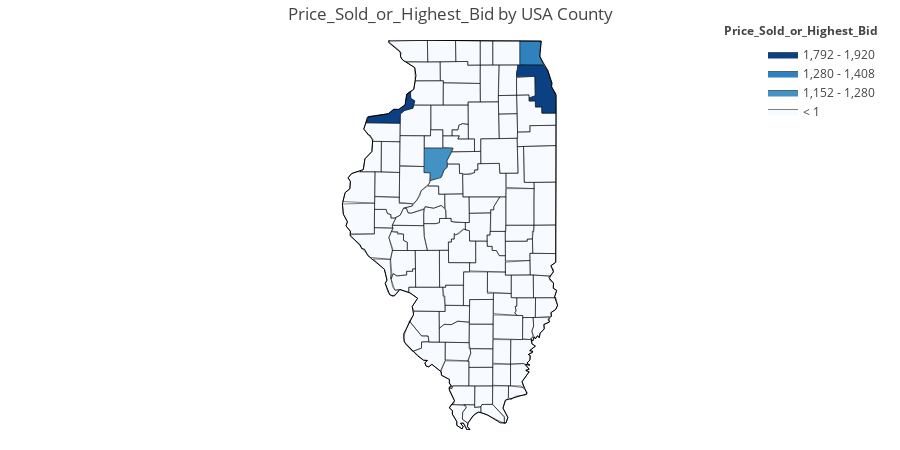

The notebook cell saved with this chart:
### Code cell
states = ['IL']
filtred = geo_plot_county(out_df,states,make,model,model_year,auction_year)

### Figure 1 — Plotly figure (JSON) as saved in the notebook; plotly's stock layout.template omitted (floating-point values rounded to 4 significant figures; data arrays with more than 128 entries replaced by an {"elided": "..."} marker saying what was removed)
{"data": [{"fill": "toself", "fillcolor": "#f7fbff", "hoverinfo": "none", "line": {"color": "black", "width": 0.5}, "mode": "lines", "name": "< 1", "type": "scatter", "x": {"elided": "997 float values"}, "y": {"elided": "997 float values"}}, {"fill": "toself", "fillcolor": "#ebf3fb", "hoverinfo": "none", "line": {"color": "black", "width": 0.5}, "mode": "lines", "name": "1 - 128", "type": "scatter", "x": [], "y": []}, {"fill": "toself", "fillcolor": "#deebf7", "hoverinfo": "none", "line": {"color": "black", "width": 0.5}, "mode": "lines", "name": "128 - 256", "type": "scatter", "x": [], "y": []}, {"fill": "toself", "fillcolor": "#d2e3f3", "hoverinfo": "none", "line": {"color": "black", "width": 0.5}, "mode": "lines", "name": "256 - 384", "type": "scatter", "x": [], "y": []}, {"fill": "toself", "fillcolor": "#c6dbef", "hoverinfo": "none", "line": {"color": "black", "width": 0.5}, "mode": "lines", "name": "384 - 512", "type": "scatter", "x": [], "y": []}, {"fill": "toself", "fillcolor": "#b3d2e9", "hoverinfo": "none", "line": {"color": "black", "width": 0.5}, "mode": "lines", "name": "512 - 640", "type": "scatter", "x": [], "y": []}, {"fill": "toself", "fillcolor": "#9ecae1", "hoverinfo": "none", "line": {"color": "black", "width": 0.5}, "mode": "lines", "name": "640 - 768", "type": "scatter", "x": [], "y": []}, {"fill": "toself", "fillcolor": "#85bcdb", "hoverinfo": "none", "line": {"color": "black", "width": 0.5}, "mode": "lines", "name": "768 - 896", "type": "scatter", "x": [], "y": []}, {"fill": "toself", "fillcolor": "#6baed6", "hoverinfo": "none", "line": {"color": "black", "width": 0.5}, "mode": "lines", "name": "896 - 1,024", "type": "scatter", "x": [], "y": []}, {"fill": "toself", "fillcolor": "#57a0ce", "hoverinfo": "none", "line": {"color": "black", "width": 0.5}, "mode": "lines", "name": "1,024 - 1,152", "type": "scatter", "x": [], "y": []}, {"fill": "toself", "fillcolor": "#4292c6", "hoverinfo": "none", "line": {"color": "black", "width": 0.5}, "mode": "lines", "name": "1,152 - 1,280", "type": "scatter", "x": [-89.99, -89.99, -89.45, -89.56, -89.56, -89.62, -89.68, -89.87, -89.87, -89.99, null], "y": [40.63, 40.97, 40.97, 40.79, 40.7, 40.66, 40.55, 40.51, 40.62, 40.63, null]}, {"fill": "toself", "fillcolor": "#3082be", "hoverinfo": "none", "line": {"color": "black", "width": 0.5}, "mode": "lines", "name": "1,280 - 1,408", "type": "scatter", "x": [-88.2, -88.2, -87.8, -87.83, -87.76, -88.2, -88.2, null], "y": [42.18, 42.5, 42.49, 42.3, 42.15, 42.15, 42.18, null]}, {"fill": "toself", "fillcolor": "#2171b5", "hoverinfo": "none", "line": {"color": "black", "width": 0.5}, "mode": "lines", "name": "1,408 - 1,536", "type": "scatter", "x": [], "y": []}, {"fill": "toself", "fillcolor": "#1361a9", "hoverinfo": "none", "line": {"color": "black", "width": 0.5}, "mode": "lines", "name": "1,536 - 1,664", "type": "scatter", "x": [], "y": []}, {"fill": "toself", "fillcolor": "#08519c", "hoverinfo": "none", "line": {"color": "black", "width": 0.5}, "mode": "lines", "name": "1,664 - 1,792", "type": "scatter", "x": [], "y": []}, {"fill": "toself", "fillcolor": "#0b4083", "hoverinfo": "none", "line": {"color": "black", "width": 0.5}, "mode": "lines", "name": "1,792 - 1,920", "type": "scatter", "x": [-88.26, -88.24, -87.76, -87.68, -87.6, -87.61, -87.53, -87.53, -87.79, -87.79, -87.91, -87.91, -88.03, -88.03, -87.91, -87.92, -88.26, -88.26, null, -91.07, -91.03, -90.66, -90.56, -90.46, -90.34, -90.32, -90.24, -90.24, -90.16, -90.2, -90.35, -90.43, -90.43, -91.07, null], "y": [42.02, 42.15, 42.15, 42.08, 41.9, 41.85, 41.75, 41.47, 41.47, 41.56, 41.56, 41.64, 41.64, 41.69, 41.72, 41.99, 41.99, 42.02, null, 41.33, 41.42, 41.46, 41.52, 41.52, 41.59, 41.73, 41.78, 41.68, 41.64, 41.54, 41.51, 41.46, 41.33, 41.33, null]}, {"fill": "toself", "fillcolor": "#08306b", "hoverinfo": "none", "line": {"color": "black", "width": 0.5}, "mode": "lines", "name": "> 1,920", "type": "scatter", "x": [], "y": []}, {"hoverinfo": "text", "legendgroup": "centroids", "marker": {"color": "white", "opacity": 0}, "mode": "markers", "name": "US Counties", "selected": {"marker": {"opacity": 0}}, "showlegend": false, "text": ["County: Cook<br>State: Illinois<br>FIPS: 17031<br>Value: 1920.0", "County: Lake<br>State: Illinois<br>FIPS: 17097<br>Value: 1310.0", "County: Peoria<br>State: Illinois<br>FIPS: 17143<br>Value: 1244.0", "County: Rock Island<br>State: Illinois<br>FIPS: 17161<br>Value: 1821.0", "County: Adams<br>State: Illinois<br>FIPS: 17001<br>Value: 0", "County: Alexander<br>State: Illinois<br>FIPS: 17003<br>Value: 0", "County: Bond<br>State: Illinois<br>FIPS: 17005<br>Value: 0", "County: Boone<br>State: Illinois<br>FIPS: 17007<br>Value: 0", "County: Brown<br>State: Illinois<br>FIPS: 17009<br>Value: 0", "County: Bureau<br>State: Illinois<br>FIPS: 17011<br>Value: 0", "County: Calhoun<br>State: Illinois<br>FIPS: 17013<br>Value: 0", "County: Carroll<br>State: Illinois<br>FIPS: 17015<br>Value: 0", "County: Cass<br>State: Illinois<br>FIPS: 17017<br>Value: 0", "County: Champaign<br>State: Illinois<br>FIPS: 17019<br>Value: 0", "County: Christian<br>State: Illinois<br>FIPS: 17021<br>Value: 0", "County: Clark<br>State: Illinois<br>FIPS: 17023<br>Value: 0", "County: Clay<br>State: Illinois<br>FIPS: 17025<br>Value: 0", "County: Clinton<br>State: Illinois<br>FIPS: 17027<br>Value: 0", "County: Coles<br>State: Illinois<br>FIPS: 17029<br>Value: 0", "County: Crawford<br>State: Illinois<br>FIPS: 17033<br>Value: 0", "County: Cumberland<br>State: Illinois<br>FIPS: 17035<br>Value: 0", "County: DeKalb<br>State: Illinois<br>FIPS: 17037<br>Value: 0", "County: De Witt<br>State: Illinois<br>FIPS: 17039<br>Value: 0", "County: Douglas<br>State: Illinois<br>FIPS: 17041<br>Value: 0", "County: DuPage<br>State: Illinois<br>FIPS: 17043<br>Value: 0", "County: Edgar<br>State: Illinois<br>FIPS: 17045<br>Value: 0", "County: Edwards<br>State: Illinois<br>FIPS: 17047<br>Value: 0", "County: Effingham<br>State: Illinois<br>FIPS: 17049<br>Value: 0", "County: Fayette<br>State: Illinois<br>FIPS: 17051<br>Value: 0", "County: Ford<br>State: Illinois<br>FIPS: 17053<br>Value: 0", "County: Franklin<br>State: Illinois<br>FIPS: 17055<br>Value: 0", "County: Fulton<br>State: Illinois<br>FIPS: 17057<br>Value: 0", "County: Gallatin<br>State: Illinois<br>FIPS: 17059<br>Value: 0", "County: Greene<br>State: Illinois<br>FIPS: 17061<br>Value: 0", "County: Grundy<br>State: Illinois<br>FIPS: 17063<br>Value: 0", "County: Hamilton<br>State: Illinois<br>FIPS: 17065<br>Value: 0", "County: Hancock<br>State: Illinois<br>FIPS: 17067<br>Value: 0", "County: Hardin<br>State: Illinois<br>FIPS: 17069<br>Value: 0", "County: Henderson<br>State: Illinois<br>FIPS: 17071<br>Value: 0", "County: Henry<br>State: Illinois<br>FIPS: 17073<br>Value: 0", "County: Iroquois<br>State: Illinois<br>FIPS: 17075<br>Value: 0", "County: Jackson<br>State: Illinois<br>FIPS: 17077<br>Value: 0", "County: Jasper<br>State: Illinois<br>FIPS: 17079<br>Value: 0", "County: Jefferson<br>State: Illinois<br>FIPS: 17081<br>Value: 0", "County: Jersey<br>State: Illinois<br>FIPS: 17083<br>Value: 0", "County: Jo Daviess<br>State: Illinois<br>FIPS: 17085<br>Value: 0", "County: Johnson<br>State: Illinois<br>FIPS: 17087<br>Value: 0", "County: Kane<br>State: Illinois<br>FIPS: 17089<br>Value: 0", "County: Kankakee<br>State: Illinois<br>FIPS: 17091<br>Value: 0", "County: Kendall<br>State: Illinois<br>FIPS: 17093<br>Value: 0", "County: Knox<br>State: Illinois<br>FIPS: 17095<br>Value: 0", "County: LaSalle<br>State: Illinois<br>FIPS: 17099<br>Value: 0", "County: Lawrence<br>State: Illinois<br>FIPS: 17101<br>Value: 0", "County: Lee<br>State: Illinois<br>FIPS: 17103<br>Value: 0", "County: Livingston<br>State: Illinois<br>FIPS: 17105<br>Value: 0", "County: Logan<br>State: Illinois<br>FIPS: 17107<br>Value: 0", "County: McDonough<br>State: Illinois<br>FIPS: 17109<br>Value: 0", "County: McHenry<br>State: Illinois<br>FIPS: 17111<br>Value: 0", "County: McLean<br>State: Illinois<br>FIPS: 17113<br>Value: 0", "County: Macon<br>State: Illinois<br>FIPS: 17115<br>Value: 0", "County: Macoupin<br>State: Illinois<br>FIPS: 17117<br>Value: 0", "County: Madison<br>State: Illinois<br>FIPS: 17119<br>Value: 0", "County: Marion<br>State: Illinois<br>FIPS: 17121<br>Value: 0", "County: Marshall<br>State: Illinois<br>FIPS: 17123<br>Value: 0", "County: Mason<br>State: Illinois<br>FIPS: 17125<br>Value: 0", "County: Massac<br>State: Illinois<br>FIPS: 17127<br>Value: 0", "County: Menard<br>State: Illinois<br>FIPS: 17129<br>Value: 0", "County: Mercer<br>State: Illinois<br>FIPS: 17131<br>Value: 0", "County: Monroe<br>State: Illinois<br>FIPS: 17133<br>Value: 0", "County: Montgomery<br>State: Illinois<br>FIPS: 17135<br>Value: 0", "County: Morgan<br>State: Illinois<br>FIPS: 17137<br>Value: 0", "County: Moultrie<br>State: Illinois<br>FIPS: 17139<br>Value: 0", "County: Ogle<br>State: Illinois<br>FIPS: 17141<br>Value: 0", "County: Perry<br>State: Illinois<br>FIPS: 17145<br>Value: 0", "County: Piatt<br>State: Illinois<br>FIPS: 17147<br>Value: 0", "County: Pike<br>State: Illinois<br>FIPS: 17149<br>Value: 0", "County: Pope<br>State: Illinois<br>FIPS: 17151<br>Value: 0", "County: Pulaski<br>State: Illinois<br>FIPS: 17153<br>Value: 0", "County: Putnam<br>State: Illinois<br>FIPS: 17155<br>Value: 0", "County: Randolph<br>State: Illinois<br>FIPS: 17157<br>Value: 0", "County: Richland<br>State: Illinois<br>FIPS: 17159<br>Value: 0", "County: St. Clair<br>State: Illinois<br>FIPS: 17163<br>Value: 0", "County: Saline<br>State: Illinois<br>FIPS: 17165<br>Value: 0", "County: Sangamon<br>State: Illinois<br>FIPS: 17167<br>Value: 0", "County: Schuyler<br>State: Illinois<br>FIPS: 17169<br>Value: 0", "County: Scott<br>State: Illinois<br>FIPS: 17171<br>Value: 0", "County: Shelby<br>State: Illinois<br>FIPS: 17173<br>Value: 0", "County: Stark<br>State: Illinois<br>FIPS: 17175<br>Value: 0", "County: Stephenson<br>State: Illinois<br>FIPS: 17177<br>Value: 0", "County: Tazewell<br>State: Illinois<br>FIPS: 17179<br>Value: 0", "County: Union<br>State: Illinois<br>FIPS: 17181<br>Value: 0", "County: Vermilion<br>State: Illinois<br>FIPS: 17183<br>Value: 0", "County: Wabash<br>State: Illinois<br>FIPS: 17185<br>Value: 0", "County: Warren<br>State: Illinois<br>FIPS: 17187<br>Value: 0", "County: Washington<br>State: Illinois<br>FIPS: 17189<br>Value: 0", "County: Wayne<br>State: Illinois<br>FIPS: 17191<br>Value: 0", "County: White<br>State: Illinois<br>FIPS: 17193<br>Value: 0", "County: Whiteside<br>State: Illinois<br>FIPS: 17195<br>Value: 0", "County: Will<br>State: Illinois<br>FIPS: 17197<br>Value: 0", "County: Williamson<br>State: Illinois<br>FIPS: 17199<br>Value: 0", "County: Winnebago<br>State: Illinois<br>FIPS: 17201<br>Value: 0", "County: Woodford<br>State: Illinois<br>FIPS: 17203<br>Value: 0"], "type": "scatter", "unselected": {"marker": {"opacity": 0}}, "x": [-87.82, -88.0, -89.76, -90.57, -91.19, -89.34, -89.44, -88.82, -90.75, -89.53, -90.67, -89.93, -90.25, -88.2, -89.28, -87.79, -88.49, -89.42, -88.22, -87.76, -88.24, -88.77, -88.9, -88.22, -88.09, -87.75, -88.05, -88.59, -89.02, -88.22, -88.92, -90.21, -88.23, -90.39, -88.42, -88.54, -91.16, -88.27, -90.93, -90.13, -87.82, -89.38, -88.15, -88.92, -90.36, -90.21, -88.88, -88.43, -87.86, -88.43, -90.21, -88.89, -87.73, -89.3, -88.56, -89.37, -90.68, -88.45, -88.85, -88.96, -89.92, -89.91, -88.92, -89.34, -89.92, -88.71, -89.8, -90.74, -90.18, -89.48, -90.2, -88.62, -89.32, -89.37, -88.59, -90.89, -88.56, -89.13, -89.29, -89.83, -88.09, -89.93, -88.54, -89.66, -90.62, -90.47, -88.81, -89.8, -89.66, -89.51, -89.26, -87.73, -87.84, -90.62, -89.41, -88.43, -88.18, -89.91, -87.98, -88.93, -89.16, -89.21], "y": [41.84, 42.32, 40.79, 41.47, 39.99, 37.19, 38.89, 42.32, 39.96, 41.4, 39.17, 42.07, 39.97, 40.14, 39.55, 39.33, 38.75, 38.61, 39.52, 39.0, 39.27, 41.89, 40.17, 39.77, 41.85, 39.68, 38.42, 39.06, 39.0, 40.6, 37.99, 40.47, 37.76, 39.36, 41.29, 38.08, 40.4, 37.52, 40.82, 41.35, 40.75, 37.79, 39.01, 38.3, 39.09, 42.37, 37.46, 41.94, 41.14, 41.59, 40.93, 41.34, 38.72, 41.75, 40.89, 40.12, 40.46, 42.32, 40.49, 39.86, 39.26, 38.83, 38.65, 41.03, 40.24, 37.22, 40.03, 41.21, 38.28, 39.23, 39.72, 39.64, 42.04, 38.08, 40.01, 39.62, 37.41, 37.22, 41.2, 38.05, 38.71, 38.47, 37.75, 39.76, 40.16, 39.64, 39.39, 41.09, 42.35, 40.51, 37.47, 40.18, 38.45, 40.85, 38.35, 38.43, 38.09, 41.76, 41.45, 37.73, 42.34, 40.79]}, {"hoverinfo": "text", "legendgroup": "States", "line": {"color": "black", "width": 1}, "mode": "lines", "showlegend": false, "type": "scatter", "x": [-91.51, -91.46, -91.37, -91.36, -91.41, -91.34, -91.12, -91.09, -90.96, -90.95, -91.11, -91.05, -90.66, -90.56, -90.46, -90.34, -90.31, -90.18, -90.14, -90.16, -90.39, -90.43, -90.42, -90.65, -90.64, -87.8, -87.83, -87.68, -87.6, -87.61, -87.52, -87.53, -87.62, -87.57, -87.66, -87.57, -87.58, -87.51, -87.55, -87.5, -87.53, -87.62, -87.61, -87.67, -87.65, -87.75, -87.75, -87.82, -87.84, -87.87, -87.91, -87.94, -87.96, -87.99, -87.98, -87.91, -88.02, -87.96, -88.04, -88.01, -88.01, -88.07, -88.01, -88.1, -88.03, -88.09, -88.03, -88.16, -88.07, -88.47, -88.52, -88.42, -88.46, -88.57, -88.81, -88.97, -89.08, -89.17, -89.18, -89.13, -89.19, -89.25, -89.31, -89.26, -89.28, -89.38, -89.38, -89.46, -89.46, -89.52, -89.42, -89.52, -89.52, -89.48, -89.52, -89.51, -89.66, -89.67, -89.84, -89.9, -89.95, -89.97, -89.93, -90.0, -90.11, -90.36, -90.37, -90.18, -90.21, -90.11, -90.25, -90.44, -90.55, -90.63, -90.71, -90.68, -90.73, -91.04, -91.1, -91.15, -91.18, -91.37, -91.36, -91.45, -91.42, -91.49, -91.51, null], "y": [40.18, 40.34, 40.4, 40.5, 40.55, 40.61, 40.67, 40.82, 40.92, 41.1, 41.24, 41.41, 41.46, 41.52, 41.52, 41.59, 41.74, 41.81, 42.0, 42.12, 42.23, 42.28, 42.33, 42.47, 42.51, 42.49, 42.27, 42.08, 41.9, 41.85, 41.72, 39.36, 39.31, 39.22, 39.14, 39.06, 38.98, 38.96, 38.86, 38.74, 38.68, 38.64, 38.59, 38.55, 38.51, 38.47, 38.41, 38.35, 38.28, 38.31, 38.27, 38.29, 38.24, 38.26, 38.2, 38.16, 38.1, 38.08, 38.04, 38.03, 37.97, 37.92, 37.89, 37.9, 37.84, 37.82, 37.8, 37.66, 37.49, 37.4, 37.28, 37.15, 37.07, 37.08, 37.19, 37.23, 37.18, 37.07, 37.02, 36.98, 36.97, 37.07, 37.07, 37.02, 36.99, 37.04, 37.09, 37.2, 37.25, 37.29, 37.39, 37.54, 37.58, 37.59, 37.64, 37.69, 37.75, 37.8, 37.91, 37.87, 37.88, 37.93, 37.96, 37.96, 38.03, 38.22, 38.34, 38.61, 38.73, 38.84, 38.92, 38.97, 38.87, 38.89, 39.05, 39.1, 39.26, 39.45, 39.54, 39.55, 39.6, 39.73, 39.79, 39.87, 39.93, 40.04, 40.18, null]}], "layout": {"annotations": [{"showarrow": false, "text": "<b>Price_Sold_or_Highest_Bid</b>", "x": 1, "xanchor": "right", "xref": "paper", "y": 1.05, "yref": "paper"}], "dragmode": "select", "height": 450, "hovermode": "closest", "legend": {"traceorder": "reversed", "x": 1, "xanchor": "right", "y": 1, "yanchor": "top"}, "margin": {"b": 20, "l": 20, "r": 20, "t": 40}, "title": {"text": "Price_Sold_or_Highest_Bid by USA County"}, "width": 900, "xaxis": {"autorange": false, "fixedrange": false, "range": [-97.53, -81.48], "showgrid": false, "showticklabels": false, "zeroline": false}, "yaxis": {"autorange": false, "fixedrange": false, "range": [36.97, 42.51], "showgrid": false, "showticklabels": false, "zeroline": false}}}
